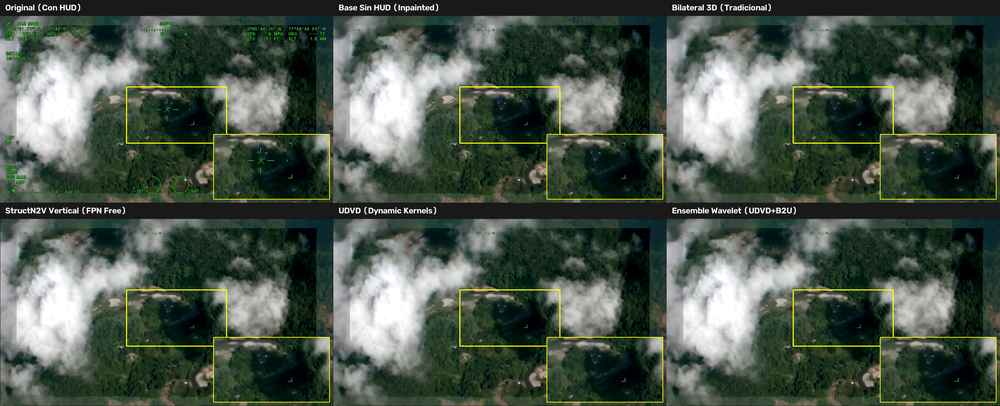
#> input picture figuras_tesis/mosaico_comparativo_f500.png, 1000 x 406 px, shrunk from 2880 x 1170 before the run, given as the content of the folder Videos/video30min-11to22/frames, which was not available
$ jupyter execute --allow-errors pipeline_hud_bloque_preciso.ipynb   (text cells are left out)
#> lines starting #> are read from the running program, lines starting #| are printed output that depends on the picture; after the words box and inside, x2 and y2 are one past the last pixel; in counts of white or black regions, pixels touching at a corner belong together; pictures that were not available may be replaced by others from this repository, and a replacement may not be noted
[cell 1]
from pathlib import Path
import math
import shutil

import cv2
import numpy as np

VIDEO = Path("Videos") / "video30min-11to22.mp4"
SALIDA = Path("Videos")
FPS_SALIDA = 5.0
SEGUNDO_INICIO = None
SEGUNDO_FIN = None

NUMERO_BLOQUE = 1
FRAMES_PRINCIPALES_POR_BLOQUE = 100
SOLAPAMIENTO_TOTAL = 20

EXTRAER_FRAMES_NUEVAMENTE = False
LIMPIAR_BLOQUE_ANTERIOR = True
GUARDAR_DIAGNOSTICOS = True
COMPRESION_PNG = 3

[cell 2]
def guardar_png(ruta, imagen):
    ruta = Path(ruta)
    ruta.parent.mkdir(parents=True, exist_ok=True)
    if not cv2.imwrite(str(ruta), imagen, [cv2.IMWRITE_PNG_COMPRESSION, COMPRESION_PNG]):
        raise RuntimeError(f"No se pudo guardar {ruta}")


# [45 lines left out: function extraer_frames, not called in this run]

[cell 3]
def calcular_bloques(total_frames, frames_principales, solapamiento_total):
    izquierda = solapamiento_total // 2
    derecha = solapamiento_total - izquierda
    cantidad = math.ceil(total_frames / frames_principales)
    bloques = []

    for indice in range(cantidad):
        inicio = indice * frames_principales
        fin = min(total_frames, inicio + frames_principales)
        bloques.append({
            "numero": indice + 1,
            "inicio": inicio,
            "fin": fin,
            "inicio_contexto": max(0, inicio - izquierda),
            "fin_contexto": min(total_frames, fin + derecha),
        })

    return bloques


# [12 lines left out: function mostrar_plan, not called in this run]

[cell 4]
VERDE_FUERTE = (37, 90, 100, 50, 14, 11)
VERDE_MEDIO = (32, 100, 45, 30, 7, 6)
VERDE_TENUE = (29, 106, 22, 20, 3, 3)

MUESTRAS_ATLAS = 300
UMBRAL_ATLAS = 0.10
RADIO_ATLAS = 4
DILATACION_TEXTO = 2
DILATACION_BRUJULA = 2

DX_INICIAL = 0.080
DY_INICIAL = 0.082
DX_MINIMO = 0.060
DX_MAXIMO = 0.125
DY_MINIMO = 0.055
DY_MAXIMO = 0.145
PASO_BUSQUEDA = 2

GROSOR_CROSSHAIR = 5
MARGEN_CROSSHAIR = 2
RADIO_RESIDUAL_CROSSHAIR = 5

GROSOR_CIRCULO = 7
MARGEN_CIRCULO = 2
TOLERANCIA_ARCO = 4

[cell 5]
def detectar_verde(frame, configuracion):
    h1, h2, s1, v1, dr, db = configuracion
    hsv = cv2.cvtColor(frame, cv2.COLOR_BGR2HSV)
    azul, verde, rojo = cv2.split(frame)
    azul = azul.astype(np.int16)
    verde = verde.astype(np.int16)
    rojo = rojo.astype(np.int16)

    rango = cv2.inRange(
        hsv,
        np.array([h1, s1, v1], np.uint8),
        np.array([h2, 255, 255], np.uint8),
    )
    dominio = ((verde >= rojo + dr) & (verde >= azul + db)).astype(np.uint8) * 255
    return cv2.bitwise_and(rango, dominio)


def crear_zona(forma, cajas):
    alto, ancho = forma
    mascara = np.zeros(forma, np.uint8)
    for x1, y1, x2, y2 in cajas:
        cv2.rectangle(
            mascara,
            (round(ancho*x1), round(alto*y1)),
            (round(ancho*x2), round(alto*y2)),
            255,
            -1,
        )
    return mascara


def obtener_zonas(forma):
    texto = crear_zona(forma, [
        (.010,.005,.285,.170), (.010,.170,.115,.400),
        (.720,.005,.995,.175), (.005,.610,.095,.750),
        (.005,.770,.285,.998), (.835,.735,.998,.998),
    ])
    brujula = crear_zona(forma, [(.375,.000,.625,.170)])
    crosshair = crear_zona(forma, [(.330,.260,.670,.770)])
    inferior = crear_zona(forma, [(.380,.800,.620,.998)])
    return texto, brujula, crosshair, inferior


def obtener_zonas_circulares(forma):
    return [
        crear_zona(forma, [(.405,.825,.500,.998)]),
        crear_zona(forma, [(.495,.825,.590,.998)]),
    ]


def expandir(mascara, radio):
    tamano = 2*int(radio)+1
    kernel = cv2.getStructuringElement(cv2.MORPH_ELLIPSE, (tamano, tamano))
    return cv2.dilate(mascara, kernel)

[cell 6]
def evidencia_crosshair(frame, zona_crosshair):
    fuerte = cv2.bitwise_and(detectar_verde(frame, VERDE_FUERTE), zona_crosshair)
    medio = cv2.bitwise_and(detectar_verde(frame, VERDE_MEDIO), zona_crosshair)
    tenue = cv2.bitwise_and(detectar_verde(frame, VERDE_TENUE), zona_crosshair)
    anclas = cv2.bitwise_or(fuerte, medio)
    tenue = cv2.bitwise_and(tenue, expandir(anclas, 4))
    return cv2.bitwise_or(anclas, tenue)


def dibujar_esquinas(forma, dx, dy, grosor):
    alto, ancho = forma
    cx, cy = ancho//2, alto//2
    mascara = np.zeros(forma, np.uint8)
    largo_h = max(18, int(ancho*.026))
    largo_v = max(18, int(alto*.036))

    for sx, sy in [(-1,-1),(1,-1),(-1,1),(1,1)]:
        x, y = cx+sx*dx, cy+sy*dy
        cv2.line(mascara, (x,y), (x-sx*largo_h,y), 255, grosor, cv2.LINE_AA)
        cv2.line(mascara, (x,y), (x,y-sy*largo_v), 255, grosor, cv2.LINE_AA)
    return mascara


def apoyo_esquinas(evidencia, dx, dy):
    alto, ancho = evidencia.shape
    cx, cy = ancho//2, alto//2
    soporte = expandir(evidencia, 2) > 0
    largo_h = max(18, int(ancho*.026))
    largo_v = max(18, int(alto*.036))
    apoyos = []

    for sx, sy in [(-1,-1),(1,-1),(-1,1),(1,1)]:
        x, y = cx+sx*dx, cy+sy*dy
        h = np.zeros_like(evidencia)
        v = np.zeros_like(evidencia)
        cv2.line(h, (x,y), (x-sx*largo_h,y), 255, 3)
        cv2.line(v, (x,y), (x,y-sy*largo_v), 255, 3)
        ph, pv = h>0, v>0
        ah = np.count_nonzero(ph & soporte) / max(1, np.count_nonzero(ph))
        av = np.count_nonzero(pv & soporte) / max(1, np.count_nonzero(pv))
        apoyos.append(min(ah, av))

    buenas = sum(a >= .12 for a in apoyos)
    puntaje = np.median(apoyos)*260 + np.mean(apoyos)*80 + buenas*22
    return float(puntaje), buenas, apoyos


def estimar_apertura(evidencia, anterior=None):
    alto, ancho = evidencia.shape
    if anterior is None:
        anterior = (int(ancho*DX_INICIAL), int(alto*DY_INICIAL))

    mejor = anterior
    mejor_puntaje, mejores, apoyos = apoyo_esquinas(evidencia, *anterior)

    for dy in range(int(alto*DY_MINIMO), int(alto*DY_MAXIMO)+1, PASO_BUSQUEDA):
        for dx in range(int(ancho*DX_MINIMO), int(ancho*DX_MAXIMO)+1, PASO_BUSQUEDA):
            puntaje, buenas, actuales = apoyo_esquinas(evidencia, dx, dy)
            puntaje -= .025*(abs(dx-anterior[0]) + abs(dy-anterior[1]))
            if puntaje > mejor_puntaje:
                mejor, mejor_puntaje, mejores, apoyos = (dx,dy), puntaje, buenas, actuales

    if mejores < 2:
        return anterior, mejores, mejor_puntaje, apoyos

    dx = round(.45*anterior[0] + .55*mejor[0])
    dy = round(.45*anterior[1] + .55*mejor[1])
    return (int(round(dx/2)*2), int(round(dy/2)*2)), mejores, mejor_puntaje, apoyos


def dibujar_crosshair(forma, apertura):
    alto, ancho = forma
    cx, cy = ancho//2, alto//2
    dx, dy = apertura
    mascara = dibujar_esquinas(forma, dx, dy, GROSOR_CROSSHAIR)

    radio_x = 10
    cv2.line(mascara, (cx-radio_x,cy-radio_x), (cx+radio_x,cy+radio_x), 255, GROSOR_CROSSHAIR, cv2.LINE_AA)
    cv2.line(mascara, (cx-radio_x,cy+radio_x), (cx+radio_x,cy-radio_x), 255, GROSOR_CROSSHAIR, cv2.LINE_AA)

    brazo_h = max(20, int(dx*.72))
    brazo_v = max(14, int(dy*.56))
    cv2.line(mascara, (cx-brazo_h,cy), (cx+brazo_h,cy), 255, GROSOR_CROSSHAIR, cv2.LINE_AA)
    cv2.line(mascara, (cx,cy-brazo_v), (cx,cy+brazo_v), 255, GROSOR_CROSSHAIR, cv2.LINE_AA)

    desplazamiento = int(dx*.80)
    largo = max(7, int(dy*.16))
    for x in (cx-desplazamiento, cx+desplazamiento):
        cv2.line(mascara, (x,cy-largo), (x,cy+largo), 255, GROSOR_CROSSHAIR, cv2.LINE_AA)
    return mascara


def crear_mascara_crosshair(frame, zona_crosshair, anterior=None):
    evidencia = evidencia_crosshair(frame, zona_crosshair)
    apertura, esquinas, puntaje, apoyos = estimar_apertura(evidencia, anterior)
    mascara = expandir(dibujar_crosshair(evidencia.shape, apertura), MARGEN_CROSSHAIR)

    residual = cv2.bitwise_and(evidencia, expandir(mascara, RADIO_RESIDUAL_CROSSHAIR))
    residual = cv2.bitwise_and(residual, expandir(mascara, 2))
    mascara = cv2.bitwise_or(mascara, expandir(residual, 1))
    mascara = cv2.bitwise_and(mascara, zona_crosshair)
    return mascara, apertura, esquinas, puntaje, apoyos, evidencia

[cell 7]
def puntuar_anillo(xs, ys, cx, cy, radio):
    distancias = np.sqrt((xs-cx)**2 + (ys-cy)**2)
    error = np.abs(distancias-radio)
    coincidencias = np.count_nonzero(error <= TOLERANCIA_ARCO)
    cercanas = np.count_nonzero(error <= TOLERANCIA_ARCO+3)
    return coincidencias*3 + cercanas - float(np.median(error))


def detectar_circulo(frame, zona_circulo, anterior=None):
    fuerte = detectar_verde(frame, VERDE_FUERTE)
    medio = detectar_verde(frame, VERDE_MEDIO)
    señal = cv2.bitwise_and(cv2.bitwise_or(fuerte, medio), zona_circulo)

    yz, xz = np.where(zona_circulo > 0)
    x1, x2 = int(xz.min()), int(xz.max())+1
    y1, y2 = int(yz.min()), int(yz.max())+1
    ys, xs = np.where(señal[y1:y2, x1:x2] > 0)

    if len(xs) < 10:
        return anterior, señal, 0.0

    xs = xs.astype(np.float64)+x1
    ys = ys.astype(np.float64)+y1
    esperado_x = (x1+x2)/2
    esperado_y = (y1+y2)/2
    ancho_total = señal.shape[1]
    radio_min = max(18, int(ancho_total*.018))
    radio_max = max(radio_min+2, int(ancho_total*.048))

    mejor = anterior
    mejor_puntaje = -1e9

    for cy in range(int(esperado_y-30), int(esperado_y+31), 2):
        for cx in range(int(esperado_x-25), int(esperado_x+26), 2):
            distancias = np.sqrt((xs-cx)**2 + (ys-cy)**2)
            for radio in range(radio_min, radio_max+1, 2):
                puntaje = puntuar_anillo(xs, ys, cx, cy, radio)
                puntaje -= .035*(abs(cx-esperado_x)+abs(cy-esperado_y))
                if anterior is not None:
                    puntaje -= .025*(abs(cx-anterior[0])+abs(cy-anterior[1])+abs(radio-anterior[2]))
                if puntaje > mejor_puntaje:
                    mejor, mejor_puntaje = (cx,cy,radio), puntaje

    if mejor is None:
        return anterior, señal, mejor_puntaje

    if anterior is not None:
        mejor = tuple(int(round(.70*a+.30*n)) for a,n in zip(anterior, mejor))
    return mejor, señal, mejor_puntaje


def reconstruir_circulo(forma, parametros):
    mascara = np.zeros(forma, np.uint8)
    if parametros is None:
        return mascara
    cx, cy, radio = parametros
    cv2.circle(
        mascara,
        (cx,cy),
        radio+MARGEN_CIRCULO,
        255,
        GROSOR_CIRCULO,
        cv2.LINE_AA,
    )
    return mascara

[cell 8]
def crear_atlas_texto(frames):
    cantidad = min(MUESTRAS_ATLAS, len(frames))
    indices = np.linspace(0, len(frames)-1, cantidad).astype(int)
    acumulador = None

    for indice in indices:
        frame = cv2.imread(str(frames[indice]))
        fuerte = detectar_verde(frame, VERDE_FUERTE)
        zona_texto, _, _, _ = obtener_zonas(fuerte.shape)
        muestra = cv2.bitwise_and(fuerte, zona_texto)
        if acumulador is None:
            acumulador = np.zeros(muestra.shape, np.float32)
        acumulador += (muestra>0).astype(np.float32)

    return ((acumulador/cantidad)>=UMBRAL_ATLAS).astype(np.uint8)*255


def crear_bloque(base, numero_bloque, frames_principales):
    base = Path(base)
    todos = sorted((base/"frames").glob("*.png"))
    bloques = calcular_bloques(len(todos), frames_principales, SOLAPAMIENTO_TOTAL)

    if numero_bloque < 1 or numero_bloque > len(bloques):
        raise ValueError(f"El bloque debe estar entre 1 y {len(bloques)}")

    datos = bloques[numero_bloque-1]
    carpeta = base/f"bloque_{numero_bloque:02d}"
    if carpeta.exists() and LIMPIAR_BLOQUE_ANTERIOR:
        shutil.rmtree(carpeta)

    for nombre in ("frames","masks","vistas","diagnosticos","no_hud"):
        (carpeta/nombre).mkdir(parents=True, exist_ok=True)

    frames = todos[datos["inicio_contexto"]:datos["fin_contexto"]]
    atlas = crear_atlas_texto(todos)
    guardar_png(carpeta/"atlas_texto.png", atlas)

    apertura = None
    circulos = [None,None]

    for indice, ruta in enumerate(frames):
        frame = cv2.imread(str(ruta))
        fuerte = detectar_verde(frame, VERDE_FUERTE)
        medio = detectar_verde(frame, VERDE_MEDIO)
        tenue = detectar_verde(frame, VERDE_TENUE)
        z_texto, z_brujula, z_crosshair, z_inferior = obtener_zonas(fuerte.shape)

        soporte_texto = cv2.bitwise_and(expandir(atlas, RADIO_ATLAS), z_texto)
        m_texto = cv2.bitwise_and(cv2.bitwise_or(fuerte, medio), soporte_texto)
        m_texto = expandir(m_texto, DILATACION_TEXTO)

        m_cross, apertura, esquinas, puntaje, apoyos, evidencia = crear_mascara_crosshair(
            frame, z_crosshair, apertura
        )

        m_brujula = cv2.bitwise_and(cv2.bitwise_or(fuerte, medio), z_brujula)
        m_brujula = cv2.morphologyEx(
            m_brujula,
            cv2.MORPH_CLOSE,
            cv2.getStructuringElement(cv2.MORPH_RECT,(3,7)),
        )
        m_brujula = expandir(m_brujula, DILATACION_BRUJULA)

        m_inferior = cv2.bitwise_and(cv2.bitwise_or(fuerte, medio), z_inferior)
        m_inferior = expandir(m_inferior, 2)

        zonas_circulos = obtener_zonas_circulares(fuerte.shape)
        mascaras_circulos = []
        señales_circulos = []
        puntajes_circulos = []

        for i, zona_circulo in enumerate(zonas_circulos):
            circulos[i], señal, puntaje_circulo = detectar_circulo(frame, zona_circulo, circulos[i])
            mascaras_circulos.append(reconstruir_circulo(fuerte.shape, circulos[i]))
            señales_circulos.append(señal)
            puntajes_circulos.append(puntaje_circulo)

        mascara = cv2.bitwise_or(m_texto, m_cross)
        mascara = cv2.bitwise_or(mascara, m_brujula)
        mascara = cv2.bitwise_or(mascara, m_inferior)
        for m_circulo in mascaras_circulos:
            mascara = cv2.bitwise_or(mascara, m_circulo)

        zonas = cv2.bitwise_or(z_texto, z_brujula)
        zonas = cv2.bitwise_or(zonas, z_crosshair)
        zonas = cv2.bitwise_or(zonas, z_inferior)
        residual = cv2.bitwise_and(tenue, zonas)
        residual = cv2.bitwise_and(residual, expandir(mascara, 3))
        mascara = cv2.bitwise_or(mascara, expandir(residual, 1))
        mascara = (mascara>0).astype(np.uint8)*255

        shutil.copy2(ruta, carpeta/"frames"/ruta.name)
        guardar_png(carpeta/"masks"/ruta.name, mascara)

        rojo = np.zeros_like(frame)
        rojo[:,:,2] = 255
        mezcla = cv2.addWeighted(frame,.65,rojo,.35,0)
        vista = frame.copy()
        vista[mascara>0] = mezcla[mascara>0]
        guardar_png(carpeta/"vistas"/ruta.name, vista)

        if GUARDAR_DIAGNOSTICOS:
            diagnostico = frame.copy()
            plantilla = dibujar_crosshair(mascara.shape, apertura)
            diagnostico[plantilla>0] = (255,0,255)

            for parametros in circulos:
                if parametros is not None:
                    cx,cy,radio = parametros
                    cv2.circle(diagnostico,(cx,cy),radio,(0,255,255),2,cv2.LINE_AA)
                    cv2.circle(diagnostico,(cx,cy),3,(255,255,0),-1)

            texto = f"dx={apertura[0]} dy={apertura[1]} esquinas={esquinas} apoyos={[round(a,2) for a in apoyos]}"
            cv2.putText(diagnostico,texto,(20,30),cv2.FONT_HERSHEY_SIMPLEX,.55,(255,255,0),2,cv2.LINE_AA)
            guardar_png(carpeta/"diagnosticos"/ruta.name, diagnostico)

        if (indice+1)%25 == 0:
            print(f"Bloque {numero_bloque:02d}: {indice+1}/{len(frames)}")

    nombres = [todos[i].name for i in range(datos["inicio"],datos["fin"])]
    (carpeta/"frames_finales.txt").write_text("\n".join(nombres)+"\n",encoding="utf-8")
    print(f"Bloque listo: {carpeta}")
    return carpeta

[cell 9]
def preparar_todos_los_bloques(
    base,
    frames_principales=500,
    solapamiento_total=20,
):
    global SOLAPAMIENTO_TOTAL

    solapamiento_anterior = SOLAPAMIENTO_TOTAL
    SOLAPAMIENTO_TOTAL = solapamiento_total

    frames = sorted(
        (Path(base) / "frames").glob("*.png")
    )

    bloques = calcular_bloques(
        total_frames=len(frames),
        frames_principales=frames_principales,
        solapamiento_total=solapamiento_total,
    )

    print(f"Frames disponibles: {len(frames)}")
    print(f"Bloques por crear: {len(bloques)}")
    print(f"Frames principales por bloque: {frames_principales}")
    print(f"Solapamiento total: {solapamiento_total}")
    print()

    carpetas = []

    try:
        for bloque in bloques:
            numero = bloque["numero"]

            print(
                f"Procesando bloque {numero:02d} "
                f"de {len(bloques):02d}"
            )

            carpeta = crear_bloque(
                base=base,
                numero_bloque=numero,
                frames_principales=frames_principales,
            )
#> in crear_atlas_texto, frame is the input picture: shape (406, 1000, 3); mean B, G, R 75.3, 86.3, 74.6
#> in detectar_verde, `azul, verde, rojo = cv2.split(frame)`:
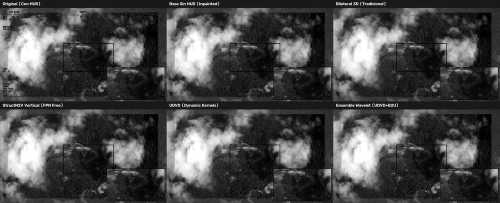
#> azul: shape (406, 1000) (shown at 1/2 size); min 0, max 255, mean 75.3
#> in detectar_verde, `azul, verde, rojo = cv2.split(frame)`:
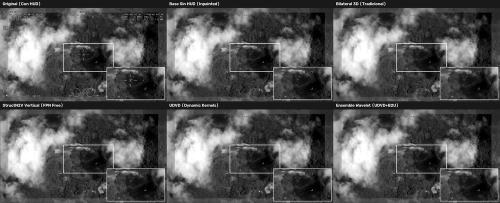
#> verde: shape (406, 1000) (shown at 1/2 size); min 0, max 255, mean 86.3
#> in detectar_verde, `azul, verde, rojo = cv2.split(frame)`:
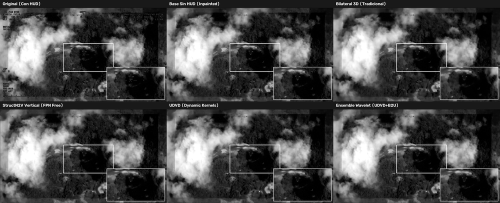
#> rojo: shape (406, 1000) (shown at 1/2 size); min 0, max 255, mean 74.6
#> in detectar_verde, `rango = cv2.inRange( hsv, np.array([h1, s1, v1], np.uint8), np.array([..`:
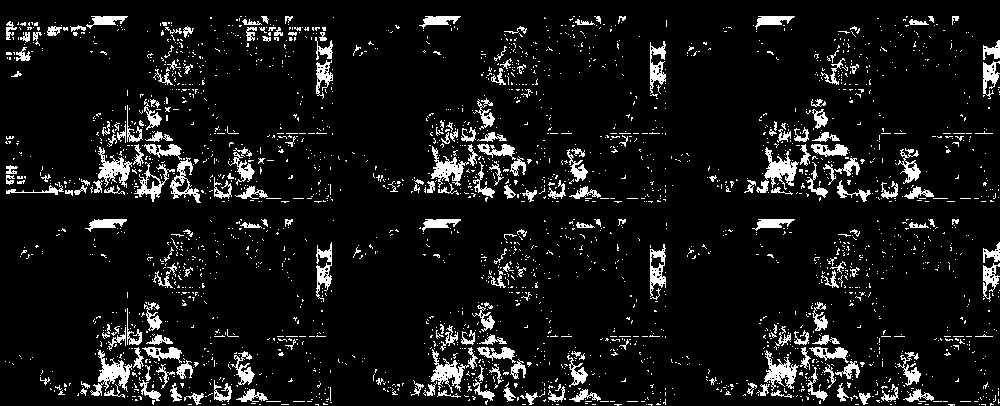
#> rango: shape (406, 1000); 8.4% white; 2643 white regions (2413 under 20 px), largest, box (x1, y1, x2, y2) and area: (90, 350, 132, 396) 682, (764, 147, 799, 190) 623, (431, 349, 469, 393) 580
#> in detectar_verde, `dominio = ((verde >= rojo + dr) & (verde >= azul + db)).astype(np.uint..`:
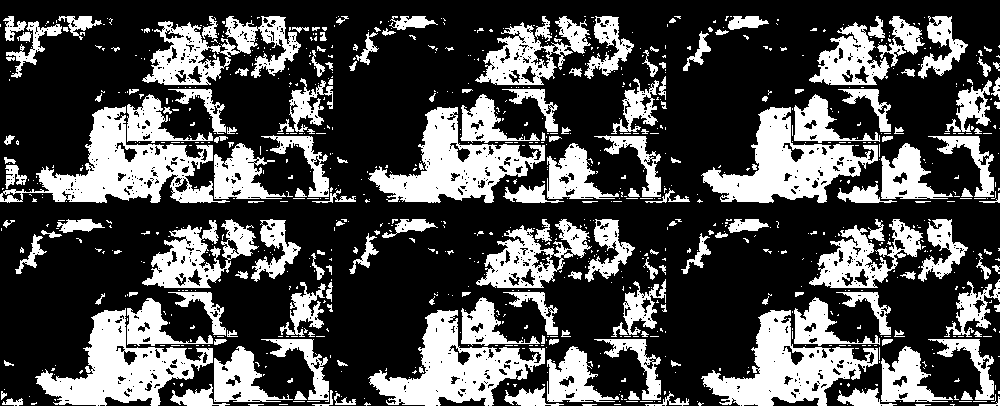
#> dominio: shape (406, 1000); 30.8% white; 960 white regions (766 under 20 px), largest, box (x1, y1, x2, y2) and area: (0, 106, 230, 203) 7867, (35, 308, 213, 406) 7007, (701, 107, 878, 203) 6940
#> in detectar_verde, `return cv2.bitwise_and(rango, dominio)`:
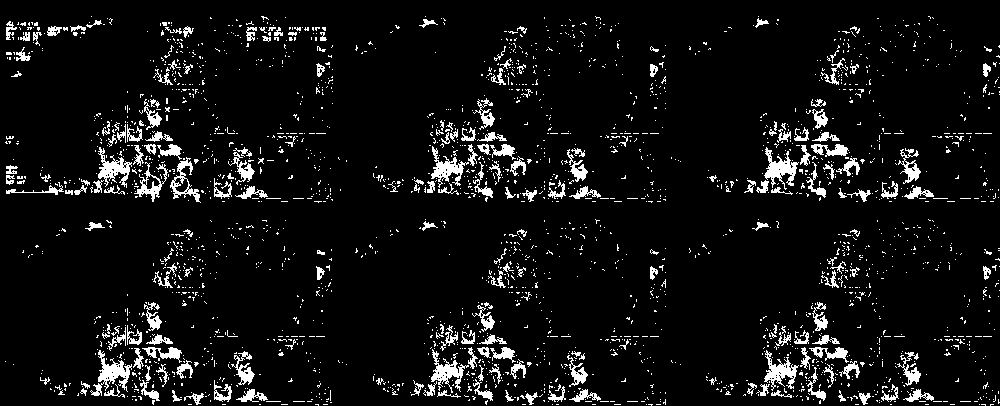
#> returned value: shape (406, 1000); 7% white; 2486 white regions (2274 under 20 px), largest, box (x1, y1, x2, y2) and area: (90, 350, 132, 396) 667, (764, 147, 799, 190) 603, (431, 349, 469, 393) 556
#> (the rest of the program and of its run is left out)
